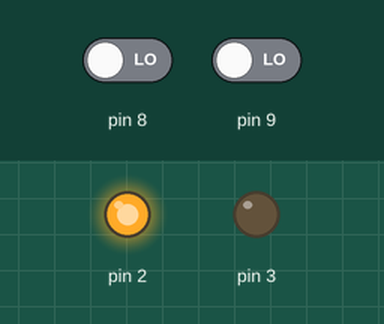
This sketch was run on a simulated Arduino Uno, built with avr-gcc and run on an emulated ATmega328P. On the bench: output pins drawn as LEDs (lit = HIGH). The inputs (shaded band) are chosen by the test bench; at power-on: pin 9 LOW, pin 8 LOW.

Above: at 1.2 s.
1.3 s: pin 9 driven HIGH
At 1.6 s:
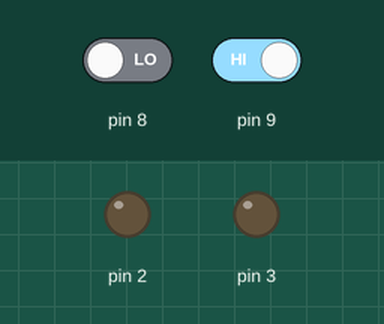
2.8 s: pin 9 driven LOW
At 3.9 s:
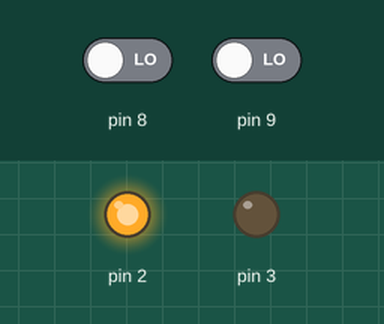
Timing chart, 0 to 5.8 s (numbered marks = the images above; inputs shaded):
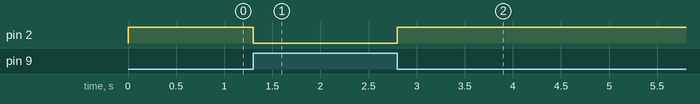

The sketch:

driveHall.ino
```cpp
int val1;
int val2;

void setup() {
  pinMode (9, INPUT);
  pinMode (8, INPUT);
  pinMode (2, OUTPUT);
  pinMode (3, OUTPUT);
  //pinMode(4, OUTPUT);
}

void loop() {
  val1 = digitalRead (9);
  val2 = digitalRead (8); // читаем сенсор

  if (val1 == HIGH) {
    //digitalWrite(, LOW);
    digitalWrite(2, LOW);
  } else {
    digitalWrite(2, HIGH);
   // digitalWrite(, HIGH);
  }

}
```

Measured:
- after the input at 1.3 s, pin 2: HIGH → LOW at once
- after the input at 2.8 s, pin 2: LOW → HIGH at once
